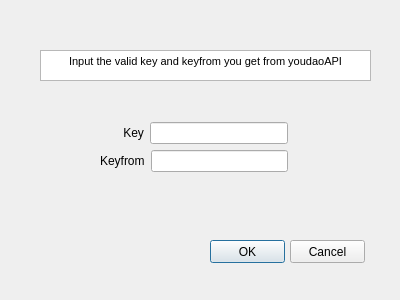
<?xml version="1.0" encoding="UTF-8"?>
<ui version="4.0">
 <class>addAPI</class>
 <widget class="QDialog" name="addAPI">
  <property name="geometry">
   <rect>
    <x>0</x>
    <y>0</y>
    <width>400</width>
    <height>300</height>
   </rect>
  </property>
  <property name="windowTitle">
   <string>Dialog</string>
  </property>
  <widget class="QWidget" name="horizontalLayoutWidget">
   <property name="geometry">
    <rect>
     <x>100</x>
     <y>122</y>
     <width>188</width>
     <height>22</height>
    </rect>
   </property>
   <layout class="QHBoxLayout" name="horizontalLayout">
    <item alignment="Qt::AlignRight">
     <widget class="QLabel" name="label">
      <property name="text">
       <string>       Key</string>
      </property>
     </widget>
    </item>
    <item>
     <widget class="QLineEdit" name="keyEdit"/>
    </item>
   </layout>
  </widget>
  <widget class="QWidget" name="horizontalLayoutWidget_2">
   <property name="geometry">
    <rect>
     <x>100</x>
     <y>150</y>
     <width>188</width>
     <height>22</height>
    </rect>
   </property>
   <layout class="QHBoxLayout" name="horizontalLayout_3">
    <item alignment="Qt::AlignHCenter">
     <widget class="QLabel" name="label_2">
      <property name="text">
       <string>Keyfrom</string>
      </property>
     </widget>
    </item>
    <item>
     <widget class="QLineEdit" name="keyfromEdit"/>
    </item>
   </layout>
  </widget>
  <widget class="QPushButton" name="okButton">
   <property name="geometry">
    <rect>
     <x>210</x>
     <y>240</y>
     <width>75</width>
     <height>23</height>
    </rect>
   </property>
   <property name="text">
    <string>OK</string>
   </property>
  </widget>
  <widget class="QPushButton" name="cancelButton_2">
   <property name="geometry">
    <rect>
     <x>290</x>
     <y>240</y>
     <width>75</width>
     <height>23</height>
    </rect>
   </property>
   <property name="text">
    <string>Cancel</string>
   </property>
  </widget>
  <widget class="QTextBrowser" name="textBrowser">
   <property name="geometry">
    <rect>
     <x>40</x>
     <y>50</y>
     <width>331</width>
     <height>31</height>
    </rect>
   </property>
   <property name="html">
    <string>&lt;!DOCTYPE HTML PUBLIC &quot;-//W3C//DTD HTML 4.0//EN&quot; &quot;http://www.w3.org/TR/REC-html40/strict.dtd&quot;&gt;
&lt;html&gt;&lt;head&gt;&lt;meta name=&quot;qrichtext&quot; content=&quot;1&quot; /&gt;&lt;style type=&quot;text/css&quot;&gt;
p, li { white-space: pre-wrap; }
&lt;/style&gt;&lt;/head&gt;&lt;body style=&quot; font-family:'MS Shell Dlg 2'; font-size:8.25pt; font-weight:400; font-style:normal;&quot;&gt;
&lt;p align=&quot;center&quot; style=&quot; margin-top:0px; margin-bottom:0px; margin-left:0px; margin-right:0px; -qt-block-indent:0; text-indent:0px;&quot;&gt;Input the valid key and keyfrom you get from youdaoAPI&lt;/p&gt;&lt;/body&gt;&lt;/html&gt;</string>
   </property>
  </widget>
 </widget>
 <resources/>
 <connections>
  <connection>
   <sender>cancelButton_2</sender>
   <signal>clicked()</signal>
   <receiver>addAPI</receiver>
   <slot>accept()</slot>
   <hints>
    <hint type="sourcelabel">
     <x>325</x>
     <y>254</y>
    </hint>
    <hint type="destinationlabel">
     <x>334</x>
     <y>165</y>
    </hint>
   </hints>
  </connection>
 </connections>
</ui>
